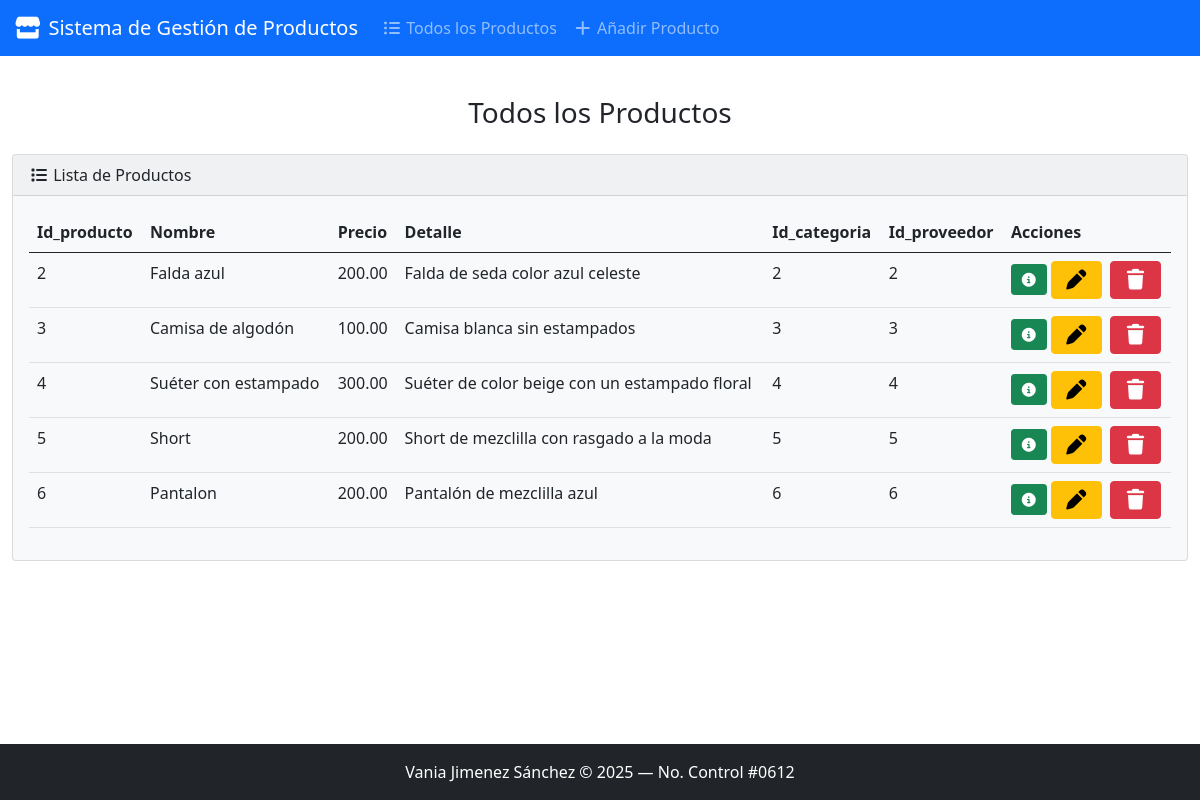
The page / on the database its author committed.
### productos/models.py (models this page shows, shortened)
class Producto(models.Model):
    id_producto = models.AutoField(primary_key=True)
    nombre = models.CharField(max_length=50)
    precio = models.DecimalField(max_digits=10, decimal_places=2)
    detalle = models.CharField(max_length=100)
    id_categoria = models.IntegerField()
    id_proveedor = models.IntegerField()

### productos/views.py (the view)
# urls.py: path('', views.index, name='index'),
def index(request):
    return render(request, 'productos/index.html', {
        'productos': Producto.objects.all()
    })

### productos/templates/productos/index.html (shortened to what this page needs)
{% extends "productos/base.html" %}
{% block body %}
<h3 class="m-4 text-center">Todos los Productos</h3>
{% if productos %}
<div class="row">
    <div class="col-12">
        <div class="card bg-light mb-4">
            <div class="card-header">
                <i class="fa-solid fa-list"></i> Lista de Productos
            </div>
            <div class="card-body table-responsive">
                <table class="table table-hover">
                    <thead>
                        <tr>
                            <th>Id_producto</th>
                            <th>Nombre</th>
                            <th>Precio</th>
                            <th>Detalle</th>
                            <th>Id_categoria</th>
                            <th>Id_proveedor</th>
                            <th>Acciones</th>
                        </tr>
                    </thead>
                    <tbody>
                        {% for producto in productos %}
                        <tr>
                            <td>{{ producto.id_producto }}</td>
                            <td>{{ producto.nombre }}</td>
                            <td>{{ producto.precio }}</td>
                            <td>{{ producto.detalle }}</td>
                            <td>{{ producto.id_categoria }}</td>
                            <td>{{ producto.id_proveedor }}</td>
                            <td>
                                <button class="btn btn-success btn-sm" data-bs-toggle="modal" data-bs-target="#modal{{ producto.id_producto }}">
                                    <i class="fa-solid fa-circle-info"></i>
                                </button>
                                <a class="btn btn-warning me-1" href="{% url 'edit' producto.id_producto %}">
                                    <i class="fa-solid fa-pen fa-lg"></i>
                                </a>
                                <button type="button" class="btn btn-danger" data-bs-toggle="modal" data-bs-target="#borrar{{ producto.id_producto }}">
                                    <i class="fa-solid fa-trash fa-lg"></i>
                                </button>
                            </td>
                        </tr>
                        {% endfor %}
                    </tbody>
                </table>
            </div>
        </div>
    </div>
</div>
{% else %}
<div class="alert alert-warning text-center">No hay productos registrados.</div>
{% endif %}
{% endblock %}

### productos/templates/productos/base.html (shortened to what this page needs)
<!DOCTYPE html>
<html lang="es">
<head>
    <link href="https://cdn.jsdelivr.net/npm/bootstrap@5.0.2/dist/css/bootstrap.min.css" rel="stylesheet">
    <link rel="stylesheet" href="https://cdnjs.cloudflare.com/ajax/libs/font-awesome/7.0.1/css/all.min.css">
</head>
<body class="d-flex flex-column min-vh-100">
<nav class="navbar navbar-expand-lg navbar-dark bg-primary">
    <div class="container-fluid">
        <a class="navbar-brand" href="{% url 'index' %}">
            <i class="fa-solid fa-store fa-lg"></i> Sistema de Gestión de Productos
        </a>
        <div class="collapse navbar-collapse" id="navbarColor02">
            <ul class="navbar-nav me-auto">
                <li class="nav-item">
                    <a class="nav-link" href="{% url 'index' %}"><i class="fa-solid fa-list-ul"></i> Todos los Productos</a>
                </li>
                <li class="nav-item">
                    <a class="nav-link" href="{% url 'add' %}"><i class="fa-solid fa-plus"></i> Añadir Producto</a>
                </li>
            </ul>
        </div>
    </div>
</nav>
<div class="container-fluid mt-3">
    {% block body %}{% endblock %}
</div>
<footer class="mt-auto py-3 bg-dark text-white text-center">
    Vania Jimenez Sánchez &copy; <script>document.write(new Date().getFullYear())</script> — No. Control #0612
</footer>
</body>
</html>

### rows shown on the page
Producto: id_producto "2", nombre "Falda azul", precio "200.00", detalle "Falda de seda color azul celeste", id_categoria "2", id_proveedor "2"
Producto: id_producto "3", nombre "Camisa de algodón", precio "100.00", detalle "Camisa blanca sin estampados", id_categoria "3", id_proveedor "3"
Producto: id_producto "4", nombre "Suéter con estampado", precio "300.00", detalle "Suéter de color beige con un estampado floral", id_categoria "4", id_proveedor "4"
Producto: id_producto "5", nombre "Short", precio "200.00", detalle "Short de mezclilla con rasgado a la moda", id_categoria "5", id_proveedor "5"
Producto: id_producto "6", nombre "Pantalon", precio "200.00", detalle "Pantalón de mezclilla azul", id_categoria "6", id_proveedor "6"
